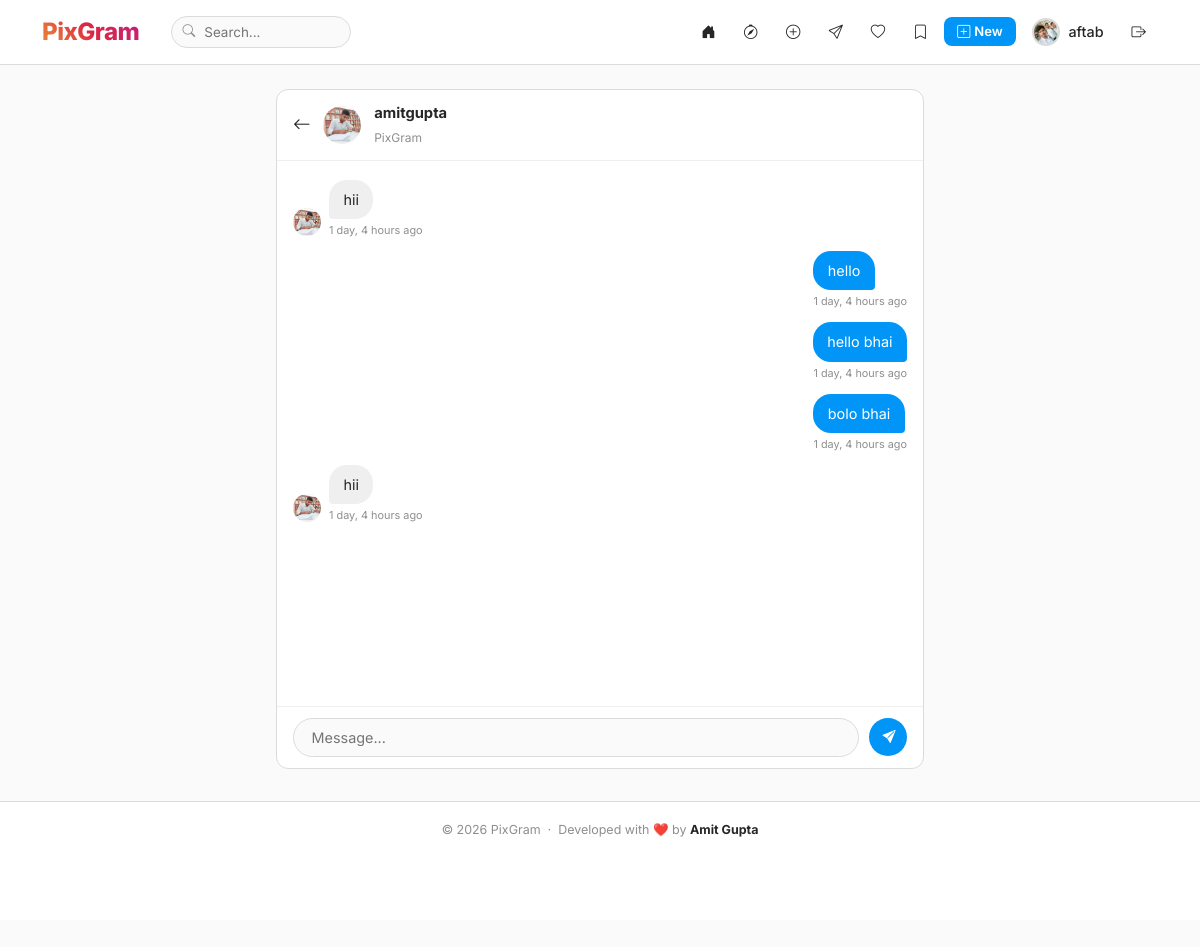
The app's page /posts/dm/amitgupta/ (signed in) with its own data.
### accounts/models.py (models this page shows, shortened)
class Profile(models.Model):
    user   = models.OneToOneField(User, on_delete=models.CASCADE, related_name='profile')
    avatar = models.ImageField(upload_to='profile_pics/', default='profile_pics/default.png', blank=True)
    bio    = models.TextField(max_length=300, blank=True, default='')
    @property
    def avatar_url(self):
        if self.avatar and hasattr(self.avatar, 'url'):
            return self.avatar.url
        return f'https://ui-avatars.com/api/?name={self.user.username}&background=random&color=fff&size=128'

### posts/models.py (models this page shows, shortened)
class DirectMessage(models.Model):
    sender     = models.ForeignKey(User, on_delete=models.CASCADE, related_name='sent_dms')
    receiver   = models.ForeignKey(User, on_delete=models.CASCADE, related_name='received_dms')
    message    = models.TextField(max_length=1000)
    is_read    = models.BooleanField(default=False)
    created_at = models.DateTimeField(auto_now_add=True)
    class Meta:
        ordering = ['created_at']

### posts/views.py (the view)
# urls.py: path('dm/<str:username>/',   views.dm_conversation, name='dm_conversation'),
@login_required
def dm_conversation(request, username):
    other = get_object_or_404(User, username=username)
    msgs  = DirectMessage.objects.filter(
        Q(sender=request.user, receiver=other) |
        Q(sender=other, receiver=request.user)
    ).order_by('created_at')
    DirectMessage.objects.filter(
        sender=other, receiver=request.user, is_read=False
    ).update(is_read=True)
    if request.method == 'POST':
        text = request.POST.get('message', '').strip()
        if text:
            DirectMessage.objects.create(
                sender=request.user, receiver=other, message=text)
            return redirect('dm_conversation', username=username)
    return render(request, 'dm/conversation.html', {
        'other': other,
        'msgs':  msgs,
    })

### templates/dm/conversation.html (shortened to what this page needs)
{% extends 'base.html' %}
{% block content %}
<div class="chat-wrap">
  <div class="chat-card">
    <div class="chat-header">
      <a href="{% url 'dm_inbox' %}" class="chat-back">
        <i class="bi bi-arrow-left"></i>
      </a>
      <img src="{{ other.profile.avatar_url }}" class="chat-avatar" alt="{{ other.username }}"/>
      <div>
        <a href="{% url 'profile' other.username %}" class="chat-username d-block">
          {{ other.username }}
        </a>
        <span class="chat-online">PixGram</span>
      </div>
    </div>
    <div class="chat-messages" id="msgArea">
      {% for msg in msgs %}
      <div class="msg-row {% if msg.sender == request.user %}mine{% else %}other{% endif %}">
        {% if msg.sender != request.user %}
        <img src="{{ msg.sender.profile.avatar_url }}"
             class="msg-avatar" alt="{{ msg.sender.username }}"/>
        {% endif %}
        <div>
          <div class="bubble {% if msg.sender == request.user %}mine{% else %}other{% endif %}">
            {{ msg.message }}
          </div>
          <span class="msg-meta">{{ msg.created_at|timesince }} ago</span>
        </div>
      </div>
      {% empty %}
      <div class="no-msgs">
        <i class="bi bi-chat-dots" style="font-size:2.2rem;display:block;margin-bottom:.5rem;color:#dbdbdb;"></i>
        Say hi to @{{ other.username }}! 👋
      </div>
      {% endfor %}
    </div>
    <form method="post" class="chat-input-bar">
      <input type="text" name="message" class="chat-input"
             placeholder="Message..." autocomplete="off"
             maxlength="1000" required/>
      <button type="submit" class="send-btn">
        <i class="bi bi-send-fill" style="font-size:.82rem;margin-left:2px;"></i>
      </button>
    </form>
  </div>
</div>
{% endblock %}

### templates/base.html (shortened to what this page needs)
<!DOCTYPE html>
<html lang="en">
<head>
  <link href="https://cdn.jsdelivr.net/npm/bootstrap@5.3.2/dist/css/bootstrap.min.css" rel="stylesheet"/>
  <link href="https://cdn.jsdelivr.net/npm/bootstrap-icons@1.11.3/font/bootstrap-icons.css" rel="stylesheet"/>
</head>
<body>
{% if user.is_authenticated %}
<nav class="navbar navbar-expand-md">
  <div class="container">
    <a class="navbar-brand" href="{% url 'feed' %}">PixGram</a>
    <form class="d-none d-md-flex ms-3" action="{% url 'search' %}" method="get">
      <div class="nav-search-wrap">
        <input type="text" name="q" class="nav-search-input"
               placeholder="Search..." autocomplete="off"
               value="{{ request.GET.q|default:'' }}"/>
      </div>
    </form>
    <div class="collapse navbar-collapse" id="navMenu">
      <ul class="navbar-nav ms-auto align-items-center gap-1">
        <li class="nav-item">
          <a class="nav-link {% if request.resolver_match.url_name == 'feed' %}active{% endif %}"
             href="{% url 'feed' %}"><i class="bi bi-house-door-fill"></i></a>
        </li>
        <li class="nav-item">
          <a class="nav-link {% if request.resolver_match.url_name == 'explore' %}active{% endif %}"
             href="{% url 'explore' %}"><i class="bi bi-compass"></i></a>
        </li>
        <li class="nav-item">
          <a class="nav-link" href="{% url 'create_story' %}"><i class="bi bi-plus-circle"></i></a>
        </li>
        <li class="nav-item">
          <a class="nav-link {% if request.resolver_match.url_name == 'dm_inbox' %}active{% endif %}"
             href="{% url 'dm_inbox' %}">
            <span class="badge-wrap">
              <i class="bi bi-send"></i>
            </span>
          </a>
        </li>
        <li class="nav-item">
          <a class="nav-link {% if request.resolver_match.url_name == 'notifications' %}active{% endif %}"
             href="{% url 'notifications' %}">
            <span class="badge-wrap">
              <i class="bi bi-heart"></i>
            </span>
          </a>
        </li>
        <li class="nav-item">
          <a class="nav-link {% if request.resolver_match.url_name == 'saved_posts' %}active{% endif %}"
             href="{% url 'saved_posts' %}">
            <i class="bi bi-bookmark{% if request.resolver_match.url_name == 'saved_posts' %}-fill{% endif %}"></i>
          </a>
        </li>
        <li class="nav-item">
          <a class="nav-link btn-nav-post" href="{% url 'create_post' %}">
            <i class="bi bi-plus-square me-1"></i>New
          </a>
        </li>
        <li class="nav-item">
          <a class="nav-link d-flex align-items-center gap-2" href="{% url 'profile' user.username %}">
            <img src="{{ user.profile.avatar_url }}" class="nav-avatar" alt="avatar"/>
            <span class="d-none d-lg-inline">{{ user.username }}</span>
          </a>
        </li>
        <li class="nav-item">
          <form method="post" action="{% url 'logout' %}" class="d-inline">
            <button type="submit" class="nav-link btn btn-link text-danger p-0 px-1" style="text-decoration:none;">
              <i class="bi bi-box-arrow-right"></i>
            </button>
          </form>
        </li>
      </ul>
    </div>
  </div>
</nav>
{% endif %}
{% block content %}{% endblock %}
{% if user.is_authenticated %}
<footer style="text-align:center;padding:1.2rem 1rem 5rem;border-top:1px solid #dbdbdb;margin-top:2rem;background:#fff;">
  <p style="font-size:.78rem;color:#8e8e8e;margin:0;">
    © 2026 PixGram &nbsp;·&nbsp; Developed with ❤️ by <strong style="color:#262626;">Amit Gupta</strong>
  </p>
</footer>
{% endif %}
</body>
</html>

### templates/base.html (style rules this page uses)
*,*::before,*::after { box-sizing:border-box; }
body { font-family:'Inter',sans-serif;background:#fafafa;color:#262626;min-height:100vh;padding-bottom:70px; }
img { max-width:100%;height:auto; }
.navbar { background:#fff;border-bottom:1px solid #dbdbdb;padding:.55rem 0;position:sticky;top:0;z-index:1000; }
.navbar-brand { font-size:1.5rem;font-weight:800;background:linear-gradient(45deg,#f09433,#e6683c,#dc2743,#cc2366,#bc1888);-webkit-background-clip:text;-webkit-text-fill-color:transparent;background-clip:text;letter-spacing:-.5px; }
.nav-link { color:#262626!important;font-weight:500;font-size:.9rem;padding:.4rem .75rem!important;border-radius:8px;transition:background .15s; }
.nav-avatar { width:28px;height:28px;border-radius:50%;object-fit:cover;border:2px solid #dbdbdb; }
.btn-nav-post { background:#0095f6;color:#fff!important;border-radius:8px;font-weight:600;font-size:.82rem;padding:.3rem .85rem!important; }
.nav-search-wrap { position:relative; }
.nav-search-input { border:1px solid #dbdbdb;border-radius:20px;padding:.3rem 1rem .3rem 2rem;font-size:.84rem;background:#fafafa;outline:none;width:180px;transition:width .2s,border-color .2s; }
.badge-wrap { position:relative;display:inline-flex;align-items:center;justify-content:center; }

### templates/dm/conversation.html (style rules this page uses)
.chat-wrap { max-width:680px;margin:1.5rem auto;padding:0 1rem; }
.chat-card { background:#fff;border:1px solid #dbdbdb;border-radius:12px;overflow:hidden;display:flex;flex-direction:column;height:calc(100vh - 120px);min-height:500px; }
.chat-header { display:flex;align-items:center;gap:.8rem;padding:.75rem 1rem;border-bottom:1px solid #efefef;flex-shrink:0; }
.chat-back { color:#262626;font-size:1.1rem;text-decoration:none; }
.chat-avatar { width:38px;height:38px;border-radius:50%;object-fit:cover; }
.chat-username { font-weight:700;font-size:.92rem;text-decoration:none;color:#262626; }
.chat-online { font-size:.75rem;color:#8e8e8e; }
.chat-messages { flex:1;overflow-y:auto;padding:1.2rem 1rem;display:flex;flex-direction:column;gap:.8rem; }
.msg-row { display:flex;align-items:flex-end;gap:.5rem;max-width:100%; }
.msg-row.mine { flex-direction:row-reverse; }
.msg-row.other { flex-direction:row; }
.msg-avatar { width:28px;height:28px;border-radius:50%;object-fit:cover;flex-shrink:0;margin-bottom:2px; }
.bubble { display:inline-block; max-width:280px; width:fit-content; padding:.55rem .9rem; border-radius:18px; font-size:.9rem; line-height:1.5; word-wrap:break-word; overflow-wrap:break-word; white-space:normal; }
.bubble.other { background:#efefef; color:#262626; border-bottom-left-radius:4px; }
.bubble.mine { background:#0095f6; color:#fff; border-bottom-right-radius:4px; }
.msg-meta { font-size:.68rem; color:#8e8e8e; margin-top:3px; display:block; }
.msg-row.mine .msg-meta { text-align:right; }
.msg-row.other .msg-meta { text-align:left; }
.chat-input-bar { border-top:1px solid #efefef;padding:.65rem 1rem;display:flex;align-items:center;gap:.6rem;flex-shrink:0; }
.chat-input { flex:1;border:1px solid #dbdbdb;border-radius:22px;padding:.5rem 1.1rem;font-size:.9rem;outline:none;resize:none;background:#fafafa;transition:border-color .15s,background .15s; }
.send-btn { background:#0095f6;border:none;color:#fff;width:38px;height:38px;border-radius:50%;display:flex;align-items:center;justify-content:center;flex-shrink:0;cursor:pointer;transition:background .15s; }

### records on screen
DirectMessage: sender.profile.avatar_url (picture), message "hii", created_at "1 day, 4 hours"
DirectMessage: message "hello", created_at "1 day, 4 hours"
DirectMessage: message "hello bhai", created_at "1 day, 4 hours"
DirectMessage: message "bolo bhai", created_at "1 day, 4 hours"
DirectMessage: sender.profile.avatar_url (picture), message "hii", created_at "1 day, 4 hours"

### other values on screen
{{ user.username }} "aftab"
{{ other.username }} "amitgupta"
